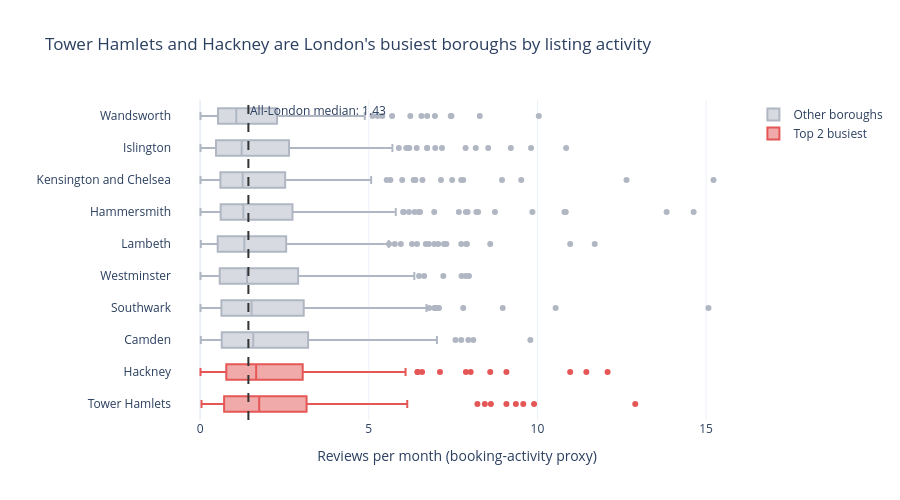

Notebook code for this chart:
### Markdown cell above
## Task 2 - Box plot: listing activity by borough

**What to build:** A **horizontal box plot** comparing listing activity (reviews per month) across London boroughs — reviews per month is a proxy for how frequently a listing is booked.

**Requirements:**
- Horizontal orientation (borough names are long)
- Sorted by median reviews per month (most active at top)
- Highlight the **two most active** boroughs in a different colour
- Outliers shown as individual points
- Insight title naming the two busiest boroughs

> 💡 Some listings have zero reviews — these are new or inactive listings. Filter them out with before plotting

### Code cell
# Task 2
df2 = df[df['reviews_per_month'].fillna(0) > 0].copy()

# Order boroughs by median; Plotly draws the first category at the bottom,
# so ascending order puts the most active at the top
order = df2.groupby('neighbourhood')['reviews_per_month'].median().sort_values()
top2 = order.index[-2:][::-1].tolist()          # [busiest, second busiest]

df2['highlight'] = np.where(df2['neighbourhood'].isin(top2), 'Top 2 busiest', 'Other boroughs')

fig = px.box(
    df2, x='reviews_per_month', y='neighbourhood',
    color='highlight', orientation='h', points='outliers',
    category_orders={'neighbourhood': order.index.tolist()},
    color_discrete_map={'Top 2 busiest': '#E45756', 'Other boroughs': '#B0B7C3'},
    labels={'reviews_per_month': 'Reviews per month (booking-activity proxy)',
            'neighbourhood': ''},
    title=f"{top2[0]} and {top2[1]} are London's busiest boroughs by listing activity",
)

# Overall median reference line
overall = df2['reviews_per_month'].median()
fig.add_vline(
    x=overall, line_dash='dash', line_color='#333',
    annotation_text=f"All-London median: {overall:.2f}",
    annotation_position='top right',
)

fig.update_layout(template='plotly_white', legend_title_text='',
                  boxmode='overlay', height=max(500, 22 * len(order)))
fig.show()

### Figure 1 — Plotly figure (JSON) as saved in the notebook; plotly's stock layout.template omitted (floating-point values rounded to 4 significant figures; data arrays with more than 128 entries replaced by an {"elided": "..."} marker saying what was removed)
{"data": [{"alignmentgroup": "True", "boxpoints": "outliers", "hovertemplate": "highlight=Other boroughs<br>Reviews per month (booking-activity proxy)=%{x}<br>=%{y}<extra></extra>", "legendgroup": "Other boroughs", "marker": {"color": "#B0B7C3"}, "name": "Other boroughs", "notched": false, "offsetgroup": "Other boroughs", "orientation": "h", "showlegend": true, "type": "box", "x": {"elided": "1984 float values"}, "x0": " ", "xaxis": "x", "y": {"elided": "1984 str values"}, "y0": " ", "yaxis": "y"}, {"alignmentgroup": "True", "boxpoints": "outliers", "hovertemplate": "highlight=Top 2 busiest<br>Reviews per month (booking-activity proxy)=%{x}<br>=%{y}<extra></extra>", "legendgroup": "Top 2 busiest", "marker": {"color": "#E45756"}, "name": "Top 2 busiest", "notched": false, "offsetgroup": "Top 2 busiest", "orientation": "h", "showlegend": true, "type": "box", "x": {"elided": "511 float values"}, "x0": " ", "xaxis": "x", "y": {"elided": "511 str values"}, "y0": " ", "yaxis": "y"}], "layout": {"annotations": [{"showarrow": false, "text": "All-London median: 1.43", "x": 1.43, "xanchor": "left", "xref": "x", "y": 1, "yanchor": "top", "yref": "y domain"}], "boxmode": "overlay", "height": 500, "legend": {"title": {"text": ""}, "tracegroupgap": 0}, "shapes": [{"line": {"color": "#333", "dash": "dash"}, "type": "line", "x0": 1.43, "x1": 1.43, "xref": "x", "y0": 0, "y1": 1, "yref": "y domain"}], "title": {"text": "Tower Hamlets and Hackney are London's busiest boroughs by listing activity"}, "xaxis": {"anchor": "y", "domain": [0, 1], "title": {"text": "Reviews per month (booking-activity proxy)"}}, "yaxis": {"anchor": "x", "categoryarray": ["Tower Hamlets", "Hackney", "Camden", "Southwark", "Westminster", "Lambeth", "Hammersmith", "Kensington and Chelsea", "Islington", "Wandsworth"], "categoryorder": "array", "domain": [0, 1], "title": {"text": ""}}}}
